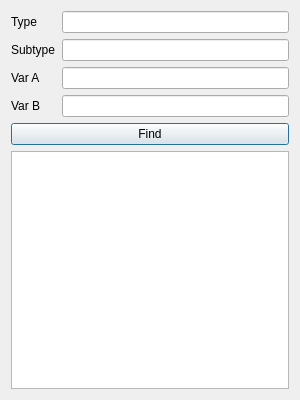
<?xml version="1.0" encoding="UTF-8"?>
<ui version="4.0">
 <class>EntitySearch</class>
 <widget class="QDialog" name="EntitySearch">
  <property name="geometry">
   <rect>
    <x>0</x>
    <y>0</y>
    <width>300</width>
    <height>400</height>
   </rect>
  </property>
  <property name="windowTitle">
   <string>Entity search</string>
  </property>
  <layout class="QVBoxLayout" name="verticalLayout">
   <item>
    <layout class="QFormLayout" name="formLayout">
     <item row="0" column="0">
      <widget class="QLabel" name="label">
       <property name="text">
        <string>Type</string>
       </property>
      </widget>
     </item>
     <item row="1" column="0">
      <widget class="QLabel" name="label_2">
       <property name="text">
        <string>Subtype</string>
       </property>
      </widget>
     </item>
     <item row="0" column="1">
      <widget class="QLineEdit" name="type"/>
     </item>
     <item row="1" column="1">
      <widget class="QLineEdit" name="subtype"/>
     </item>
     <item row="2" column="0">
      <widget class="QLabel" name="label_3">
       <property name="text">
        <string>Var A</string>
       </property>
      </widget>
     </item>
     <item row="3" column="0">
      <widget class="QLabel" name="label_4">
       <property name="text">
        <string>Var B</string>
       </property>
      </widget>
     </item>
     <item row="2" column="1">
      <widget class="QLineEdit" name="var_a"/>
     </item>
     <item row="3" column="1">
      <widget class="QLineEdit" name="var_b"/>
     </item>
    </layout>
   </item>
   <item>
    <widget class="QPushButton" name="find_button">
     <property name="text">
      <string>Find</string>
     </property>
    </widget>
   </item>
   <item>
    <widget class="QListWidget" name="room_list"/>
   </item>
  </layout>
 </widget>
 <resources/>
 <connections/>
</ui>
